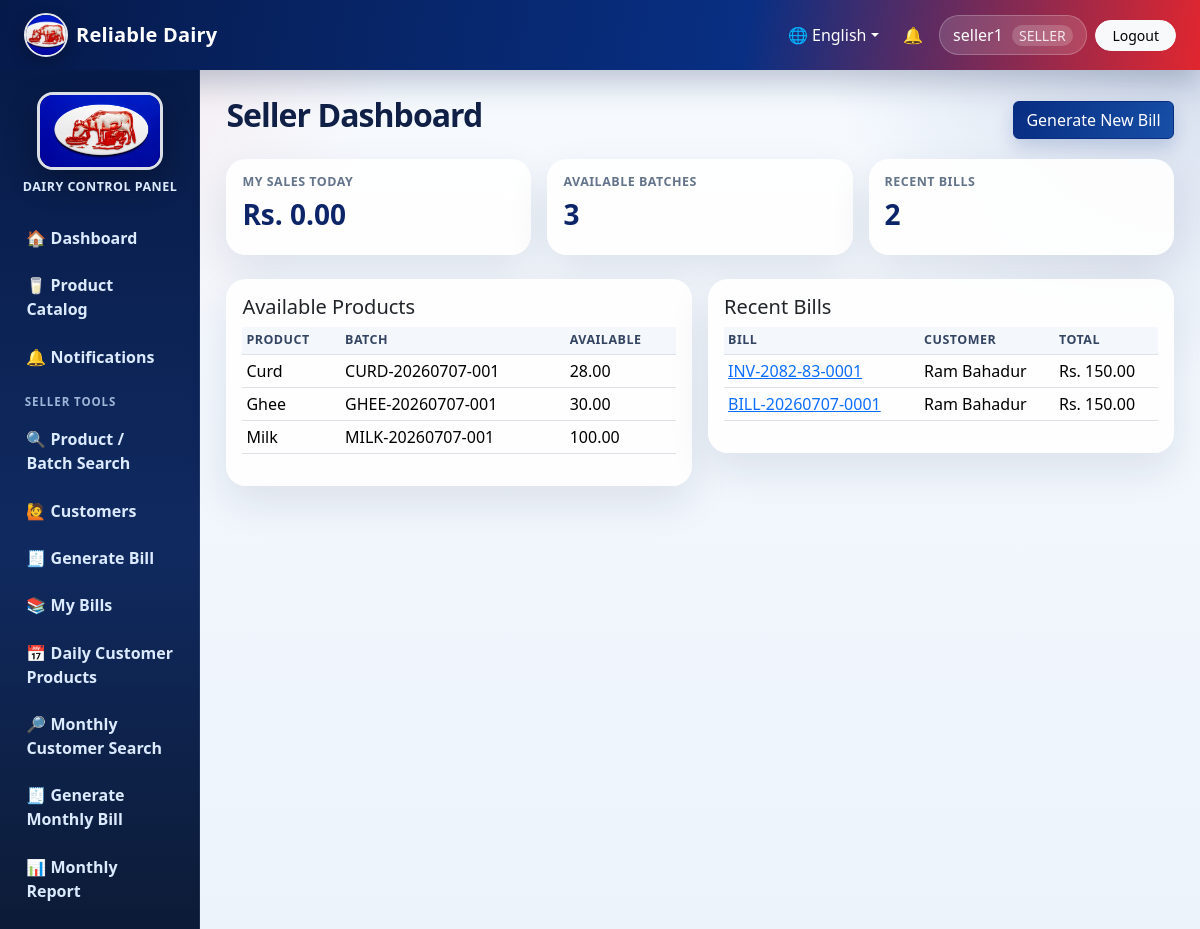
Screenshot of /seller-dashboard/ (signed in) with the database file from the repository.
### core/models.py (models this page shows, shortened)
class DairyProfile(models.Model):
    name = models.CharField(max_length=150, default='Reliable Dairy')
    address = models.CharField(max_length=255, blank=True)
    pan_number = models.CharField(max_length=50, blank=True)
    contact_number = models.CharField(max_length=30, blank=True)
    email = models.EmailField(blank=True)
    logo_url = models.URLField(blank=True, help_text='Optional URL/path to logo')
    bill_header = models.CharField(max_length=255, blank=True)
    bill_footer = models.CharField(max_length=255, blank=True)
    terms_conditions = models.TextField(blank=True)
    updated_at = models.DateTimeField(auto_now=True)
    @classmethod
    def get_solo(cls):
        obj, _ = cls.objects.get_or_create(pk=1)
        return obj

class UserProfile(models.Model):
    user = models.OneToOneField(User, on_delete=models.CASCADE, related_name='profile')
    role = models.CharField(max_length=20, choices=Role.choices, default=Role.CUSTOMER)
    phone = models.CharField(max_length=30, blank=True)
    address = models.CharField(max_length=255, blank=True)

class ProductBatch(models.Model):
    class Status(models.TextChoices):
        AVAILABLE = 'AVAILABLE', 'Available'
        SOLD = 'SOLD', 'Sold'
        EXPIRED = 'EXPIRED', 'Expired'
    batch_number = models.CharField(max_length=80, unique=True, editable=False)
    product = models.ForeignKey(Product, on_delete=models.PROTECT, related_name='batches')
    received_date = models.DateField(default=timezone.localdate)
    quantity_received = models.DecimalField(max_digits=12, decimal_places=2)
    available_quantity = models.DecimalField(max_digits=12, decimal_places=2)
    expiry_date = models.DateField(blank=True, null=True)
    status = models.CharField(max_length=20, choices=Status.choices, default=Status.AVAILABLE)
    created_by = models.ForeignKey(User, on_delete=models.SET_NULL, blank=True, null=True)
    created_at = models.DateTimeField(auto_now_add=True)
    class Meta:
        ordering = ['-received_date', 'product__name']

class Product(models.Model):
    name = models.CharField(max_length=120)
    code = models.CharField(max_length=30, unique=True)
    unit = models.ForeignKey(Unit, on_delete=models.PROTECT)
    selling_price = models.DecimalField(max_digits=12, decimal_places=2)
    cost_price = models.DecimalField(max_digits=12, decimal_places=2, default=Decimal('0.00'))
    category = models.CharField(max_length=80, blank=True)
    low_stock_threshold = models.DecimalField(max_digits=12, decimal_places=2, default=Decimal('5.00'))
    active = models.BooleanField(default=True)
    class Meta:
        ordering = ['name']

class Sale(models.Model):
    class Status(models.TextChoices):
        PAID = 'PAID', 'Paid'
        DUE = 'DUE', 'Due'
        CANCELLED = 'CANCELLED', 'Cancelled'
    bill_number = models.CharField(max_length=80, unique=True, editable=False)
    fiscal_year = models.ForeignKey(FiscalYear, on_delete=models.PROTECT, blank=True, null=True)
    invoice_sequence = models.PositiveIntegerField(default=0, editable=False)
    is_monthly_bill = models.BooleanField(default=False)
    billing_period_start = models.DateField(blank=True, null=True)
    billing_period_end = models.DateField(blank=True, null=True)
    seller = models.ForeignKey(User, on_delete=models.PROTECT, related_name='sales')
    customer = models.ForeignKey(Customer, on_delete=models.PROTECT, related_name='sales')
    shop = models.ForeignKey(Shop, on_delete=models.SET_NULL, blank=True, null=True)
    payment_method = models.ForeignKey(PaymentMethod, on_delete=models.PROTECT)
    discount = models.DecimalField(max_digits=12, decimal_places=2, default=Decimal('0.00'))
    total_amount = models.DecimalField(max_digits=12, decimal_places=2, default=Decimal('0.00'))
    paid_amount = models.DecimalField(max_digits=12, decimal_places=2, default=Decimal('0.00'))
    due_amount = models.DecimalField(max_digits=12, decimal_places=2, default=Decimal('0.00'))
    status = models.CharField(max_length=20, choices=Status.choices, default=Status.PAID)
    created_at = models.DateTimeField(auto_now_add=True)
    class Meta:
        ordering = ['-created_at']

class Customer(models.Model):
    class Type(models.TextChoices):
        REGULAR = 'REGULAR', 'Regular'
        WALK_IN = 'WALK_IN', 'Walk-in'
    class Status(models.TextChoices):
        ACTIVE = 'ACTIVE', 'Active'
        INACTIVE = 'INACTIVE', 'Inactive'
    user = models.OneToOneField(User, on_delete=models.SET_NULL, blank=True, null=True, related_name='customer_record')
    name = models.CharField(max_length=150)
    mobile_number = models.CharField(max_length=30, unique=True)
    address = models.CharField(max_length=255, blank=True)
    email = models.EmailField(blank=True)
    customer_type = models.CharField(max_length=20, choices=Type.choices, default=Type.REGULAR)
    status = models.CharField(max_length=20, choices=Status.choices, default=Status.ACTIVE)
    created_at = models.DateTimeField(auto_now_add=True)
    class Meta:
        ordering = ['name']

### core/views.py (the view)
# urls.py: path('seller-dashboard/', views.seller_dashboard, name='seller_dashboard'),
@seller_required
def seller_dashboard(request):
    today = timezone.localdate()
    context = {
        'today_sales': Sale.objects.filter(seller=request.user, created_at__date=today).aggregate(total=Sum('total_amount'))['total'] or Decimal('0.00'),
        'available_batches': ProductBatch.objects.filter(status=ProductBatch.Status.AVAILABLE, available_quantity__gt=0).select_related('product')[:10],
        'recent_bills': Sale.objects.filter(seller=request.user).select_related('customer', 'payment_method').order_by('-created_at')[:8],
        'payment_summary': Sale.objects.filter(seller=request.user, created_at__date=today).values('payment_method__name').annotate(total=Sum('total_amount')).order_by('payment_method__name'),
    }
    return render(request, 'core/seller_dashboard.html', context)

### core/templates/core/seller_dashboard.html
{% extends 'core/base.html' %}
{% block content %}
<div class="d-flex justify-content-between align-items-center mb-3">
    <h2>Seller Dashboard</h2>
    <a class="btn btn-primary" href="{% url 'sale_create' %}">Generate New Bill</a>
</div>
<div class="row g-3 mb-4">
    <div class="col-md-4"><div class="card card-stat"><div class="card-body"><h6>My Sales Today</h6><h3>Rs. {{ today_sales }}</h3></div></div></div>
    <div class="col-md-4"><div class="card card-stat"><div class="card-body"><h6>Available Batches</h6><h3>{{ available_batches|length }}</h3></div></div></div>
    <div class="col-md-4"><div class="card card-stat"><div class="card-body"><h6>Recent Bills</h6><h3>{{ recent_bills|length }}</h3></div></div></div>
</div>
<div class="row g-3">
    <div class="col-lg-6"><div class="card card-stat"><div class="card-body">
        <h5>Available Products</h5>
        <table class="table table-sm"><thead><tr><th>Product</th><th>Batch</th><th>Available</th></tr></thead><tbody>
            {% for batch in available_batches %}<tr><td>{{ batch.product.name }}</td><td>{{ batch.batch_number }}</td><td>{{ batch.available_quantity }}</td></tr>{% empty %}<tr><td colspan="3">No stock available.</td></tr>{% endfor %}
        </tbody></table>
    </div></div></div>
    <div class="col-lg-6"><div class="card card-stat"><div class="card-body">
        <h5>Recent Bills</h5>
        <table class="table table-sm"><thead><tr><th>Bill</th><th>Customer</th><th>Total</th></tr></thead><tbody>
            {% for sale in recent_bills %}<tr><td><a href="{% url 'sale_detail' sale.pk %}">{{ sale.bill_number }}</a></td><td>{{ sale.customer.name }}</td><td>Rs. {{ sale.total_amount }}</td></tr>{% empty %}<tr><td colspan="3">No bill yet.</td></tr>{% endfor %}
        </tbody></table>
    </div></div></div>
</div>
{% endblock %}

### core/templates/core/base.html (shortened to what this page needs)
{% load static %}
<!doctype html>
<html lang="{{ current_language|default:'en' }}">
<head>
    <link href="https://cdn.jsdelivr.net/npm/bootstrap@5.3.3/dist/css/bootstrap.min.css" rel="stylesheet">
    <link href="{% static 'css/app.css' %}" rel="stylesheet">
</head>
<body>
<nav class="navbar navbar-expand-lg app-navbar no-print">
    <div class="container-fluid px-3 px-lg-4">
        <a class="navbar-brand d-flex align-items-center gap-2" href="{% url 'dashboard' %}">
            <img src="{{ site_logo_url }}" alt="Logo" class="brand-logo">
            <span>{{ dairy_profile.name|default:'Dairy Management System' }}</span>
        </a>
        <div class="collapse navbar-collapse" id="topNav">
            <ul class="navbar-nav ms-auto align-items-lg-center gap-lg-2">
                <li class="nav-item dropdown">
                    <a class="nav-link dropdown-toggle text-white" href="#" role="button" data-bs-toggle="dropdown">🌐 {% if current_language == 'ne' %}नेपाली{% else %}English{% endif %}</a>
                </li>
                {% if user.is_authenticated %}
                    <li class="nav-item"><a class="nav-link text-white position-relative" href="{% url 'notifications' %}">🔔 </a></li>
                    <li class="nav-item"><span class="nav-link user-pill">{{ user.username }} {% if current_role %}<small>{{ current_role }}</small>{% endif %}</span></li>
                    <li class="nav-item"><a class="btn btn-light btn-sm rounded-pill px-3" href="{% url 'logout' %}">{{ L.logout }}</a></li>
                {% endif %}
            </ul>
        </div>
    </div>
</nav>
<div class="container-fluid page-shell">
    <div class="row g-0">
        {% if user.is_authenticated %}
        <aside class="col-md-3 col-lg-2 sidebar no-print">
            <div class="sidebar-logo text-center">
                <img src="{{ bill_logo_url }}" alt="Dairy Logo" class="sidebar-image">
                <div class="sidebar-title">Dairy Control Panel</div>
            </div>
            <a href="{% url 'dashboard' %}">🏠 {{ L.dashboard }}</a>
            <a href="{% url 'product_catalog' %}">🥛 {{ L.product_catalog }}</a>
            <a href="{% url 'notifications' %}">🔔 {{ L.notifications }} {% if unread_notifications %}<span class="badge bg-danger ms-1">{{ unread_notifications }}</span>{% endif %}</a>
            {% if current_role == Role.ADMIN %}
                <div class="sidebar-section">{{ L.administration }}</div>
                <a href="{% url 'dairy_profile' %}">🏢 {{ L.dairy_profile }}</a>
                <a href="{% url 'user_list' %}">👥 {{ L.users }}</a>
                <a href="{% url 'shop_list' %}">🏬 {{ L.shops }}</a>
                <a href="{% url 'unit_list' %}">⚖️ {{ L.units }}</a>
                <a href="{% url 'product_list' %}">🥛 {{ L.products }}</a>
                <a href="{% url 'receiving_list' %}">📦 {{ L.daily_receiving }}</a>
                <a href="{% url 'customer_list' %}">🙋 {{ L.customers }}</a>
                <a href="{% url 'payment_list' %}">💳 {{ L.payments }}</a>
                <a href="{% url 'fiscal_year_list' %}">📅 Fiscal Years</a>
                <a href="{% url 'bill_template_list' %}">🧾 {{ L.bill_format }}</a>
                <a href="{% url 'system_settings' %}">⚙️ {{ L.system_settings }}</a>
                <div class="sidebar-section">{{ L.sales_reports }}</div>
                <a href="{% url 'sale_list' %}">🧾 {{ L.bills_sales }}</a>
                <a href="{% url 'daily_customer_entries' %}">📅 Daily Customer Products</a>
                <a href="{% url 'monthly_customer_search' %}">🔎 Monthly Customer Search</a>
                <a href="{% url 'monthly_bill_create' %}">🧾 Generate Monthly Bill</a>
                <a href="{% url 'mis_reports' %}">📊 {{ L.mis_reports }}</a>
                <a href="{% url 'sales_report' %}">📈 {{ L.sales_report }}</a>
                <a href="{% url 'stock_report' %}">📦 {{ L.stock_report }}</a>
                <a href="{% url 'audit_logs' %}">🕘 {{ L.activity_logs }}</a>
                <a href="{% url 'backup_restore' %}">💾 {{ L.backup_restore }}</a>
            {% elif current_role == Role.SELLER %}
                <div class="sidebar-section">{{ L.seller_tools }}</div>
                <a href="{% url 'batch_search' %}">🔍 {{ L.product_search }}</a>
                <a href="{% url 'customer_list' %}">🙋 {{ L.customers }}</a>
                <a href="{% url 'sale_create' %}">🧾 {{ L.generate_bill }}</a>
                <a href="{% url 'sale_list' %}">📚 {{ L.my_bills }}</a>
                <a href="{% url 'daily_customer_entries' %}">📅 Daily Customer Products</a>
                <a href="{% url 'monthly_customer_search' %}">🔎 Monthly Customer Search</a>
                <a href="{% url 'monthly_bill_create' %}">🧾 Generate Monthly Bill</a>
                <a href="{% url 'mis_reports' %}?type=monthly_sales">📊 Monthly Report</a>
            {% else %}
                <div class="sidebar-section">{{ L.customer }}</div>
                <a href="{% url 'customer_dashboard' %}">🧾 {{ L.my_profile_bills }}</a>
                <a href="{% url 'customer_profile' %}">🙋 {{ L.dairy_profile }}</a>
                <a href="{% url 'change_password' %}">🔐 {{ L.change_password }}</a>
            {% endif %}
        </aside>
        <main class="col-md-9 col-lg-10 main-content">
        {% else %}
        <main class="col-12 main-content login-main">
        {% endif %}
            {% block content %}{% endblock %}
        </main>
    </div>
</div>
</body>
</html>

### static/css/app.css (style rules this page uses)
:root { --nav-blue: #082f83; --nav-blue-2: #061a4a; --accent-red: #e1262f; --accent-red-dark: #b71924; --soft-blue: #eef5ff; --text-dark: #172033; --muted: #64748b; --card-shadow: 0 16px 40px rgba(15, 30, 65, .10); }
* { box-sizing: border-box; }
body { min-height: 100vh; background: radial-gradient(circle at top left, rgba(225,38,47,.10), transparent 25rem), radial-gradient(circle at top right, rgba(8,47,131,.16), transparent 24rem), linear-gradient(180deg, #f7fbff 0%, #edf3fb 100%); color: var(--text-dark); }
.app-navbar { background: linear-gradient(100deg, var(--nav-blue-2), var(--nav-blue) 62%, var(--accent-red)); box-shadow: 0 12px 32px rgba(6,26,74,.25); }
.navbar-brand { color: #fff !important; font-weight: 800; letter-spacing: .2px; }
.brand-logo { width: 44px; height: 44px; object-fit: cover; border-radius: 50%; border: 2px solid rgba(255,255,255,.9); box-shadow: 0 6px 16px rgba(0,0,0,.25); }
.user-pill { color: #fff !important; background: rgba(255,255,255,.14); border: 1px solid rgba(255,255,255,.22); border-radius: 999px; padding: .45rem .85rem !important; }
.user-pill small { opacity: .88; margin-left: .3rem; background: rgba(255,255,255,.20); padding: .08rem .45rem; border-radius: 999px; }
.page-shell { padding: 0; }
.sidebar { min-height: calc(100vh - 70px); background: linear-gradient(180deg, #071b48, #102a60 55%, #0c1b36); padding: 1rem .7rem; position: sticky; top: 0; overflow-y: auto; box-shadow: inset -1px 0 0 rgba(255,255,255,.08); }
.sidebar-logo { padding: .35rem .35rem 1rem; }
.sidebar-image { width: 126px; height: 78px; object-fit: cover; border-radius: 1rem; border: 3px solid rgba(255,255,255,.86); box-shadow: 0 12px 30px rgba(0,0,0,.30); }
.sidebar-title { color: #dbeafe; font-size: .78rem; font-weight: 700; letter-spacing: .04em; margin-top: .55rem; text-transform: uppercase; }
.sidebar-section { color: #9fb5d9; font-size: .72rem; font-weight: 800; letter-spacing: .08em; padding: .75rem .85rem .25rem; text-transform: uppercase; }
.sidebar a { color: #dbeafe; display: block; padding: .66rem .85rem; text-decoration: none; border-radius: .8rem; margin: .14rem .1rem; font-weight: 650; transition: all .18s ease; }
.main-content { padding: 1.65rem; }
.page-title, h2 { font-weight: 850; letter-spacing: -.03em; color: #102047; }
.card-stat, .app-card { border: 0; border-radius: 1.25rem; background: rgba(255,255,255,.92); box-shadow: var(--card-shadow); overflow: hidden; }
.card-stat .card-body { position: relative; }
.card-stat h6 { color: var(--muted); font-weight: 800; letter-spacing: .04em; text-transform: uppercase; font-size: .78rem; }
.card-stat h3 { color: #0c2568; font-weight: 900; }
.table { --bs-table-bg: transparent; }
.table thead th { white-space: nowrap; color: #344563; font-size: .78rem; text-transform: uppercase; letter-spacing: .04em; background: #f4f7fb; }
.table tbody td { vertical-align: middle; }
.btn-primary { background: linear-gradient(90deg, var(--nav-blue), #174ea6); border-color: var(--nav-blue); box-shadow: 0 8px 18px rgba(8,47,131,.18); }

### rows the page displays
DairyProfile: name "Reliable Dairy"
UserProfile: role "SELLER"
ProductBatch: product.name "Curd", batch_number "CURD-20260707-001", available_quantity "28.00"
ProductBatch: product.name "Ghee", batch_number "GHEE-20260707-001", available_quantity "30.00"
ProductBatch: product.name "Milk", batch_number "MILK-20260707-001", available_quantity "100.00"
Sale: bill_number "INV-2082-83-0001", customer.name "Ram Bahadur", total_amount "150.00"
Sale: bill_number "BILL-20260707-0001", customer.name "Ram Bahadur", total_amount "150.00"

### other values shown
{{ user.username }} "seller1"
{{ L.logout }} "Logout"
{{ L.dashboard }} "Dashboard"
{{ L.product_catalog }} "Product Catalog"
{{ L.notifications }} "Notifications"
{{ L.seller_tools }} "SELLER TOOLS"
{{ L.product_search }} "Product / Batch Search"
{{ L.customers }} "Customers"
{{ L.generate_bill }} "Generate Bill"
{{ L.my_bills }} "My Bills"
{{ today_sales }} "0.00"
{{ available_batches|length }} "3"
{{ recent_bills|length }} "2"
